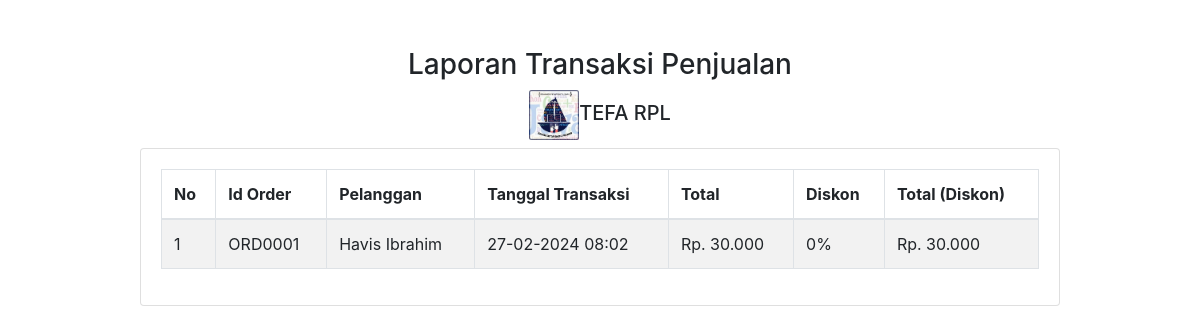
Screenshot of /dashboard/admin/semua_laporan.php with the database file from the repository.
### tables this page shows
CREATE TABLE `tb_transaksi` (
  `id_transaksi` int(11) NOT NULL,
  `id_user` int(11) DEFAULT NULL,
  `id_order` varchar(50) NOT NULL,
  `tanggal_transaksi` int(11) NOT NULL,
  `aTanggal_transaksi` varchar(50) NOT NULL,
  `hartot_transaksi` int(11) NOT NULL,
  `diskon_transaksi` int(11) NOT NULL,
  `totbar_transaksi` int(11) NOT NULL,
  `uang_transaksi` int(11) NOT NULL,
  `kembalian_transaksi` int(11) NOT NULL
);

CREATE TABLE `tb_order` (
  `id_order` varchar(50) NOT NULL,
  `nama_pelanggan` varchar(250) NOT NULL,
  `tanggal_order` int(11) NOT NULL,
  `aTanggal_order` varchar(128) NOT NULL,
  `id_user` int(11) NOT NULL,
  `keterangan_order` text DEFAULT NULL,
  `status_order` varchar(20) NOT NULL
);

### dashboard/fungsi/rupiah.php (called while the page is built)
<?php
function rupiah($angka) {
	$hasil_rupiah = number_format($angka,0,',','.');
	return $hasil_rupiah;
}
?>

### dashboard/admin/semua_laporan.php (the view, shortened to what this page needs)
<?php
include '../../koneksi.php';
include '../fungsi/rupiah.php';
$laporan = mysqli_query($kon, "SELECT * FROM tb_transaksi ORDER BY id_transaksi DESC")
?>
<!doctype html>
<html lang="en">
  <head>
    <link rel="stylesheet" href="https://stackpath.bootstrapcdn.com/bootstrap/4.4.1/css/bootstrap.min.css">
  </head>
  <body>
    <div class="container">
      <div class="row">
        <div class="col-md-10 mx-auto mt-5">
          <div class="text-center">
            <h3>Laporan Transaksi Penjualan</h3>
            <h5><img src="../assets/image/logo1.png" width="50" alt="">TEFA RPL</h5>
          </div>
          <div class="card">
            <div class="card-body">
              <table class="table table-bordered table-striped">
                <thead>
                  <tr>
                    <th>No</th>
                    <th>Id Order</th>
                    <th>Pelanggan</th>
                    <th>Tanggal Transaksi</th>
                    <th>Total</th>
                    <th>Diskon</th>
                    <th>Total (Diskon)</th>
                  </tr>
                </thead>
                <tbody>
                  <?php $i=1;
                  foreach ($laporan as $row) :
                    $order_query =  mysqli_query($kon, "SELECT * FROM tb_order WHERE id_order = '$row[id_order]'");
                    $oq = mysqli_fetch_assoc($order_query);
                  ?>
                    <tr>
                      <td><?= $i++; ?></td>
                      <td><?= $row['id_order'] ?></td>
                      <td><?= $oq['nama_pelanggan'] ?></td>
                      <td><?= date('d-m-Y H:i', $oq['tanggal_order']) ?></td>
                      <td>Rp. <?= rupiah($row['hartot_transaksi']) ?></td>
                      <td><?= $row['diskon_transaksi'] ?>%</td>
                      <td>Rp. <?= rupiah($row['totbar_transaksi']) ?></td>
                    </tr>
                  <?php endforeach; ?>
                </tbody>
              </table>
            </div>
          </div>
        </div>
      </div>
    </div>
  </body>
</html>

### rows the page displays
tb_transaksi: id_order "ORD0001", id_order.nama_pelanggan "Havis Ibrahim", id_order.tanggal_order "27-02-2024 08:02", hartot_transaksi "30.000", diskon_transaksi "0", totbar_transaksi "30.000"
